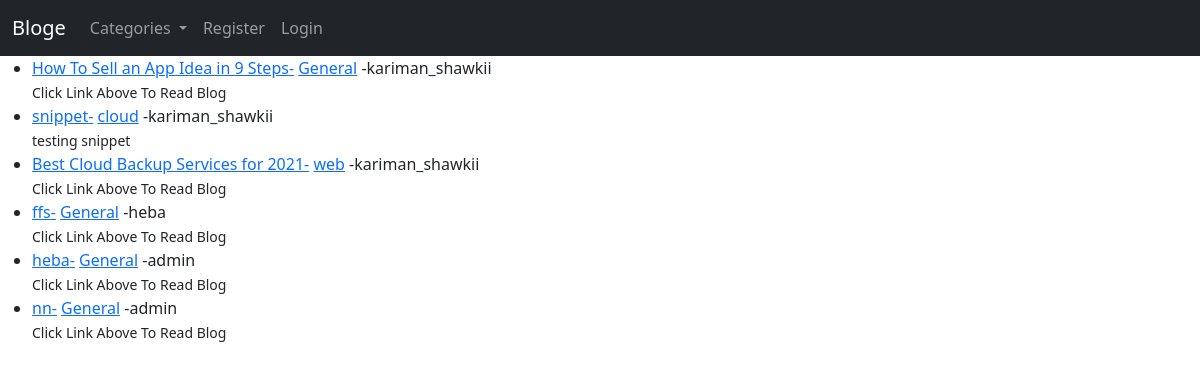
Before: / with the older database file.
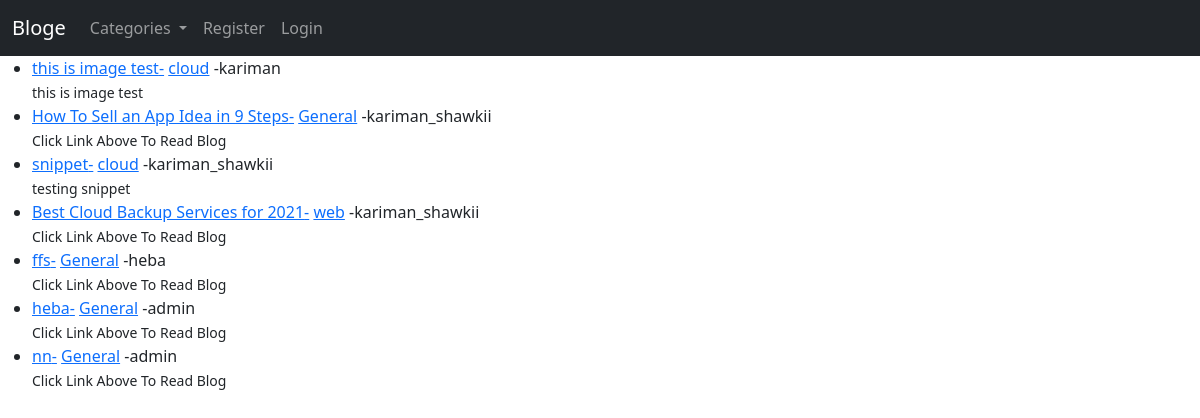
After: the same page with the newer database file.
### myblog/models.py (models this page shows, shortened)
class Post(models.Model):
    title = models.CharField(max_length=255)
    title_tag = models.CharField(max_length=255)
    header_image=models.ImageField(null=True, blank=True, upload_to="images/")
    author = models.ForeignKey(User, on_delete=models.CASCADE)
    category = models.ForeignKey(Category,
                                 on_delete=models.SET_DEFAULT,
                                 default=1)
    snippet = models.CharField(max_length=255, default="Click Link Above To Read Blog......")
    body = RichTextField(blank=True, null=True)
    post_date = models.DateField(auto_now_add=True)
    likes = models.ManyToManyField(User, related_name='blog_posts')

class Category(models.Model):
    name = models.CharField(max_length=255)
    post_date = models.DateField(auto_now_add=True)
    def __str__(self):
        return self.name

### myblog/views.py (the view)
# urls.py: path("", HomeView.as_view(), name="home"),
class HomeView(ListView):
    model = Post
    template_name = "home.html"
    ordering = ["-post_date"]

### ablog/context_processors.py (called while the page is built)
def add_variable_to_context(request):
    return {
        "categories": Category.objects.order_by("id").all(),
    }

### myblog/templates/home.html (shortened to what this page needs)
{% extends 'base.html' %} {% block content %}
<ul>
  {% for post in object_list %}
  <li>
    <a href="{% url 'post-detail' post.pk %}">{{post.title}}-</a>
    <a href="{% url 'category-detail' post.category|slugify %}">{{post.category}}</a>
    -{{post.author}} <br>
    <small>{{post.snippet}}</small>
  </li>
  {% endfor %}
</ul>
{% endblock %}

### myblog/templates/base.html (shortened to what this page needs)
<!DOCTYPE html>
<html lang="en">
  <head>
    <link
      href="https://cdn.jsdelivr.net/npm/bootstrap@5.0.1/dist/css/bootstrap.min.css"
      rel="stylesheet"
    />
  </head>
  <body>
    <nav class="navbar navbar-expand-lg navbar-dark bg-dark">
      <div class="container-fluid">
        <a class="navbar-brand" href="{% url 'home' %}">Bloge</a>
        <div class="collapse navbar-collapse" id="navbarSupportedContent">
          <ul class="navbar-nav me-auto mb-2 mb-lg-0">
            <li class="nav-item dropdown">
              <a
                class="nav-link dropdown-toggle"
                id="navbarDropdownMenuLink"
                data-toggle="dropdown"
                aria-haspopup="true"
                aria-expanded="false"
                role="button"
              >
                Categories
              </a>
            </li>
            {% if user.is_authenticated %}
            <li class="nav-item">
              <a class="nav-link" href="{% url 'add-post' %}">Create Post</a>
            </li>
            <li class="nav-item">
              <a class="nav-link" href="{% url 'add-category' %}"
                >Create Category</a
              >
            </li>
            <li class="nav-item">
              <a class="nav-link" href="{% url 'edit_profile' %}"
                >Edit Profile</a
              >
            </li>
            <li class="nav-item">
              <a class="nav-link" href="{% url 'logout' %}">Logout</a>
            </li>
            {% else %}
            <li class="nav-item">
              <a class="nav-link" href="{% url 'register' %}">Register</a>
            </li>
            <li class="nav-item">
              <a class="nav-link" href="{% url 'login' %}">Login</a>
            </li>
            {% endif %}
          </ul>
        </div>
      </div>
    </nav>
    {% block content %} {% endblock %}
  </body>
</html>

Changed rows visible on the page:
added Post: title "this is image test", category "cloud", author "kariman", snippet "this is image test"
